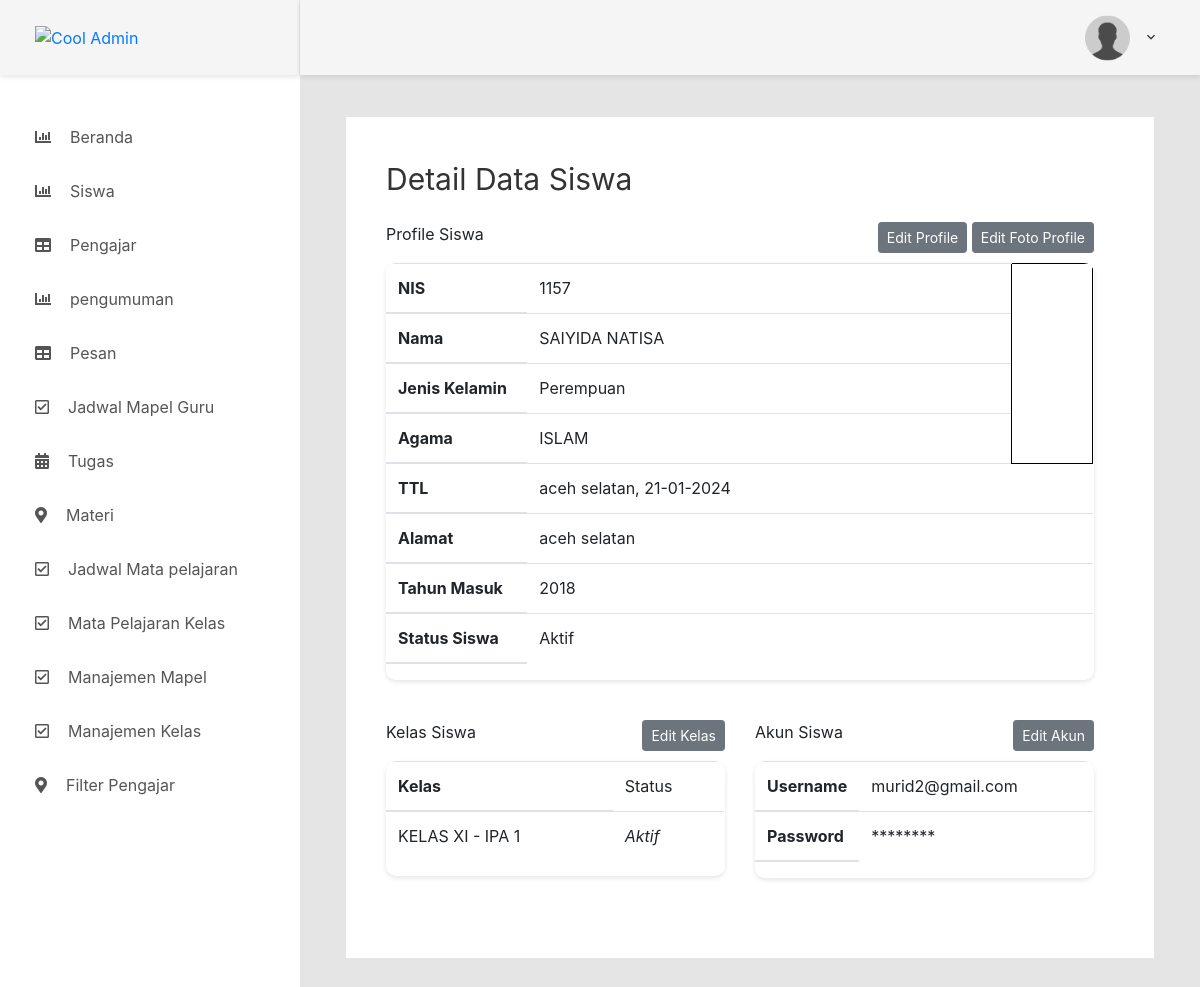
The app's page /Admin/detailSiswa/2 with its own data.
### tables this page shows
CREATE TABLE `el_siswa` (
  `id` int(11) NOT NULL,
  `nis` varchar(45) DEFAULT NULL,
  `nama` varchar(100) NOT NULL,
  `jenis_kelamin` varchar(9) NOT NULL COMMENT 'Laki-laki dan Perempuan',
  `tempat_lahir` varchar(45) NOT NULL,
  `tgl_lahir` date DEFAULT NULL,
  `agama` char(7) DEFAULT NULL,
  `alamat` varchar(255) NOT NULL,
  `tahun_masuk` year(4) NOT NULL,
  `foto` text DEFAULT NULL,
  `status_id` tinyint(1) NOT NULL DEFAULT 0 COMMENT '0=pending, 1=aktif, 2=blok, 3=alumni, 4=deleted'
);

CREATE TABLE `el_kelas_siswa` (
  `id` int(11) NOT NULL,
  `kelas_id` int(11) NOT NULL,
  `siswa_id` int(11) NOT NULL,
  `aktif` tinyint(1) NOT NULL COMMENT '0 jika bukan, 1 jika ya'
);

CREATE TABLE `el_kelas` (
  `id` int(11) NOT NULL,
  `nama` varchar(45) NOT NULL,
  `parent_id` int(11) DEFAULT NULL,
  `urutan` int(11) NOT NULL,
  `aktif` tinyint(1) NOT NULL DEFAULT 1 COMMENT '1=aktif 0=tidak'
);

CREATE TABLE `el_login` (
  `id` int(11) NOT NULL,
  `username` varchar(255) NOT NULL,
  `password` varchar(225) NOT NULL,
  `siswa_id` int(11) DEFAULT NULL,
  `pengajar_id` int(11) DEFAULT NULL,
  `is_admin` tinyint(1) NOT NULL COMMENT '0=tidak,1=ya',
  `reset_kode` varchar(255) DEFAULT NULL
);

### application/controllers/Admin.php (called while the page is built, shortened)
<?php
class admin extends CI_Controller {
	function __construct(){
		$this->load->model('Admin_model');
	}
    public function detailSiswa($id)
    {
    	$data['siswa']=$this->Admin_model->view_where('el_siswa',array('id'=>$id))->result();
    	$data['kelas']=$this->Admin_model->getKelasSiswa($id)->result();
    	$data['akun']=$this->Admin_model->getAkunSiswa($id)->result();
        $data['daftarkelas']=$this->Admin_model->view_where('el_kelas',array('aktif'=>1))->result();
        $this->load->view('part/header');
        $this->load->view('part/sidebaradmin');
        $this->load->view('admin/detailSiswa',$data);
        $this->load->view('part/footer');
    }
}
?>

### index.php (called while the page is built, shortened)
<?php
require_once BASEPATH.'core/CodeIgniter.php';

### application/models/Admin_model.php (called while the page is built, shortened)
<?php
    class admin_model extends CI_Model{
    	public function view_where($table,$where)
        {
            return  $this->db->get_where($table,$where);
        }
        public function getKelasSiswa($siswa_id)
        {
            return  $this->db->query("SELECT el_kelas_siswa.id,siswa_id,nama,kelas_id,el_kelas_siswa.aktif FROM el_kelas_siswa join el_kelas ON el_kelas.id=el_kelas_siswa.kelas_id WHERE el_kelas_siswa.siswa_id=".$siswa_id);
        }
        public function getAkunSiswa($siswa_id)
        {
            return  $this->db->query("SELECT el_login.id,username,password FROM el_siswa join el_login ON el_login.siswa_id=el_siswa.id WHERE el_siswa.id=".$siswa_id);
        }
    }
?>

### application/views/admin/detailSiswa.php (the view, shortened to what this page needs)
<link rel="stylesheet" href="https://stackpath.bootstrapcdn.com/bootstrap/4.4.1/css/bootstrap.min.css">
            <div class="main-content">
                <div class="section__content section__content--p30">
                    <div class="container-fluid">
                        <div class="map-data m-b-40">
                        <div class="row">
                            <div class="col-lg">
                                <h2 class="title-1 m-b-25">Detail Data Siswa</h2>
                                <span class="span7">Profile Siswa</span><span style="margin-bottom: 10px" class="span5 pull-right"><a href="#modalSiswa" class="btn btn-secondary btn-sm" type="button" data-toggle="modal">Edit Profile</a> <a href="#modalFoto" class="btn btn-secondary btn-sm" type="button" data-toggle="modal">Edit Foto Profile</a></span>
                                <div class="table-responsive table--no-card m-b-40">
                                    <table class="table">
                                        <?php $siswa_id='';foreach ($siswa as $key) {?>
                                        <thead>
                                            <tr>
                                                <th width="20%">NIS</th>
                                                <td><?=$key->nis?><?php $siswa_id=$key->id;?></td>
                                                <td rowspan="4" style="border: 1px solid black"><img src="<?=$key->foto?>"></td>
                                            </tr>
                                            <tr>
                                                <th>Nama</th>
                                                <td><?=$key->nama?></td>
                                            </tr>
                                            <tr>
                                                <th>Jenis Kelamin</th>
                                                <td><?=$key->jenis_kelamin?></td>
                                            </tr>
                                            <tr>
                                                <th>Agama</th>
                                                <td><?=$key->agama?></td>
                                            </tr>
                                            <tr>
                                                <th>TTL</th>
                                                <td colspan="2"><?=$key->tempat_lahir?>, <?=date('d-m-Y',strtotime($key->nis))?></td>
                                            </tr>
                                            <tr>
                                                <th>Alamat</th>
                                                <td colspan="2"><?=$key->alamat?></td>
                                            </tr>
                                            <tr>
                                                <th>Tahun Masuk</th>
                                                <td colspan="2"><?=$key->tahun_masuk?></td>
                                            </tr>
                                            <tr>
                                                <th>Status Siswa</th>
                                                <td colspan="2">
                                                    <?php
                                                    if ($key->status_id==0) {
                                                        echo "Pending";
                                                    }elseif ($key->status_id==1) {
                                                        echo "Aktif";
                                                    }elseif ($key->status_id==2) {
                                                        echo "Blok";
                                                    }elseif ($key->status_id==3) {
                                                        echo "Alumni";
                                                    }elseif ($key->status_id==4) {
                                                        echo "Deleted";
                                                    }
                                                    ?>
                                                </td>
                                            </tr>
                                        </thead>
                                    <?php }?>
                                    </table>
                                </div>
                            </div>
                        </div>
                        <div class="row">
                            <div class="col-md-6">
                                <span class="span7">Kelas Siswa</span><span style="margin-bottom: 10px" class="span5 pull-right"><a href="#modalKelas" class="btn btn-secondary btn-sm" type="button" data-toggle="modal">Edit Kelas</a></span>
                                <div class="table-responsive table--no-card m-b-40">
                                    <table class="table">
                                        <thead>
                                            <tr>
                                                <th>Kelas</th>
                                                <td>Status</td>
                                            </tr>
                                        <?php foreach ($kelas as $key) {?>
                                            <tr>
                                                <td><?=$key->nama?></td>
                                                <td>
                                                    <?php
                                                        if ($key->aktif == 1) {
                                                        ?>
                                                        <i class="icon icon-ok">Aktif</i>
                                                    <?php }?>
                                                </td>
                                            </tr>
                                        <?php }?>
                                        </thead>
                                    </table>
                                </div>
                            </div>
                            <div class="col-md-6">
                                <span class="span7">Akun Siswa</span><span style="margin-bottom: 10px" class="span5 pull-right"><a href="#modalAkun" class="btn btn-secondary btn-sm" type="button" data-toggle="modal">Edit Akun</a></span>
                                <div class="table-responsive table--no-card m-b-40">
                                    <table class="table">
                                        <?php $akun_id='';$akun_username='';$akun_password='';foreach ($akun as $key) { $akun_username=$key->username;$akun_password=$key->password;$akun_id=$key->id;?>
                                        <thead>
                                            <tr>
                                                <th width="20%">Username</th>
                                                <td><?=$key->username?></td>
                                            </tr>
                                            <tr>
                                                <th>Password</th>
                                                <td>********</td>
                                            </tr>
                                        </thead>
                                        <?php }?>
                                    </table>
                                </div>
                            </div>
                        </div>
                    </div>
                </div>
                </div>
            </div>
        </div>

### records on screen
el_siswa: nis "1157", nama "SAIYIDA NATISA", jenis_kelamin "Perempuan", agama "ISLAM", tempat_lahir "aceh selatan", nis "21-01-2024", alamat "aceh selatan", tahun_masuk "2018", status_id "Aktif"
el_kelas_siswa: el_kelas.nama "KELAS XI - IPA 1", aktif "Aktif"
el_login: username "murid2@gmail.com"
